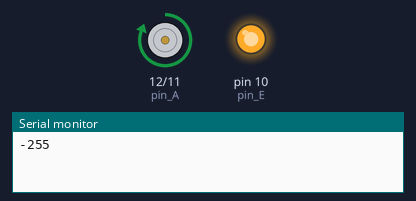
A sketch run on a simulated Arduino Uno, built with avr-gcc and run on an emulated ATmega328P. Shown: motor-driver pin pairs drawn as motors (green arrow = first pin HIGH = forward, orange = second pin HIGH = backward, longer = more drive), output pins drawn as LEDs (lit = HIGH), the last lines printed to the serial monitor.

Above: at 0.05 s.
At 9.56 s:
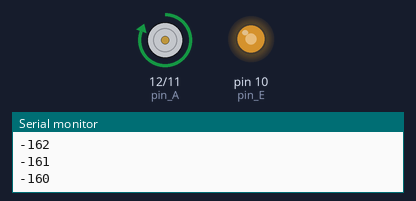
At 19.08 s:
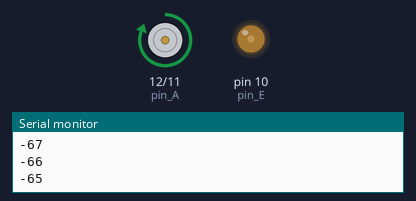
At 39.93 s:
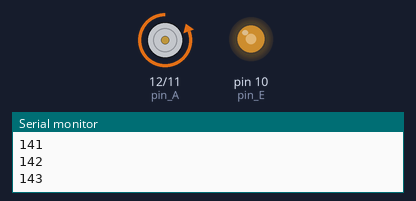
Timing chart, 0 to 40.0 s (numbered marks = the images above):
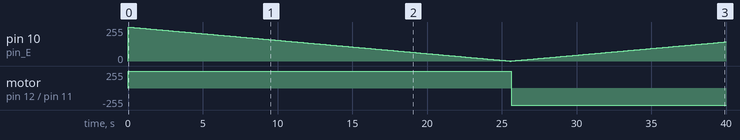

The sketch:

test_l298.ino
```cpp
#define pin_A 12
#define pin_B 11
#define pin_E 10


void speed(int val){
    Serial.println(val);
    if(val==0){
        digitalWrite(pin_E, 0);
        return;
    }
    if(val > 0){
        digitalWrite(pin_A, 0);
        digitalWrite(pin_B, 1);
    }
    if(val < 0){
        digitalWrite(pin_A, 1);
        digitalWrite(pin_B, 0);
    }
    analogWrite(pin_E, abs(val));
}

void setup() {
    pinMode(pin_A, OUTPUT);
    pinMode(pin_B, OUTPUT);
    pinMode(pin_E, OUTPUT);
    Serial.begin(9600);
}

void loop() {
    for(int i=-255; i<256; i++){
        speed(i);
        delay(100);
    }
    delay(10000);
    for(int i=-255; i<256; i++){
        speed(-i);
        delay(100);
    }
    delay(10000);
}
```

Measured:
- by itself, motor on pin 12 (pin_A) / pin 11 (pin_B): stopped → forward 255/255 at 0.00 s, → backward 255/255 25.6 s later
- by itself, pin 10 (pin_E): 0/255 → 255/255 at 0.00 s, → 254/255 0.10 s later, → 253/255 0.10 s later, → 252/255 0.10 s later, … (400 changes in this stretch)
